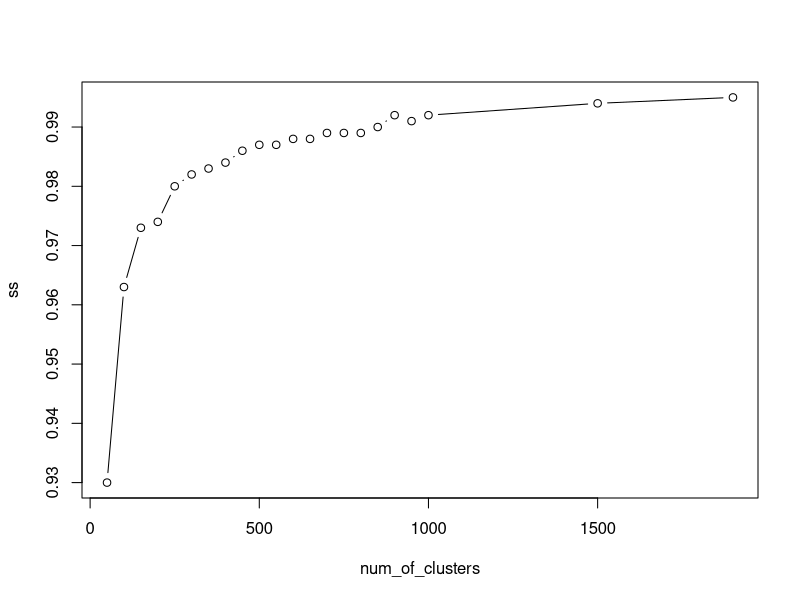

Reproduce this figure in R.
num_of_clusters <- c(50,100,150,200,250,300,350,400,450,500,550,600,650,700,750,800,850,900,950,1000,1500,1900)
ss <- c(0.93,0.963,0.973,0.974,0.980,0.982,0.983,0.984,0.986,0.987,0.987,0.988,0.988,0.989,0.989,0.989,0.990,0.992,0.991,0.992,0.994,0.995)
plot(num_of_clusters,ss,type = "b")

#250